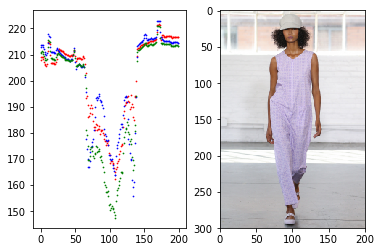
#> input picture img/avgs-color-cols-1.png, 381 x 252 px
$ python -i CompositeMask1215.py   (imports and definitions only)   (older library calls are emulated)
#> lines starting #> are read from the running program, lines starting #| are printed output that depends on the picture
import matplotlib.pyplot as plt
import numpy as np
import cv2
import os
import random
from sklearn.cluster import KMeans
import utils

path_to_opencv = '/Users/claremariemyers/Desktop/triage/opencv/'

def rgb_to_bgr(image):
    r, g, b = cv2.split(image)
    return cv2.merge((b, g, r))

def bgr_to_rgb(image):
    b, g, r = cv2.split(image)
    return cv2.merge((r, g, b))


# [73 lines left out: functions get_background_one_image, avg_each_color, find_skin_palette, find_face, not called in this run]


class CompositeMask():
    def __init__(self, path, bg_threshold = 0.4, face_threshold = 0.1, \
                    num_bg_colors = 16, num_face_colors = 8):
        #resize image to 200x300
        self.load_and_resize_image(path)
        #sample from the background to get a background palette
        bg_pal = self.get_background_one_image(path, num_bg_colors)
        #change these colors to bgr
        self.bg_color_list = [[c[2], c[1], c[0]] for c in bg_pal]
        #set threshold for subtracting background colors
        self.bg_threshold = bg_threshold
        #make background masks
        self.make_many_masks_bg()
        #add all background masks together
        self.bg_composite_mask = sum(self.bg_masks)
        #lay mask over original image
        self.make_first_masked_image()

        #get the face palette
        self.face, face_pal = self.find_skin_palette(path, path_to_opencv,\
                                                    num_face_colors)
        #change the colors to bgr
        self.face_color_list = [[c[2], c[1], c[0]] for c in face_pal]
        #set the face threshold
        self.face_threshold = face_threshold
        self.make_many_masks_face()

        self.face_composite_mask = sum(self.face_masks)
        self.full_composite_mask = self.bg_composite_mask + \
                                            self.face_composite_mask

        self.get_contours()

    def load_and_resize_image(self, path):
#> called with path = '../img/avgs-color-cols-1.png'
        im = plt.imread(path)
#> im is the input picture: shape (252, 381, 4) float32; mean R, G, B, A 0.888, 0.879, 0.887, 0.694
        size = im.shape
#> size = (252, 381, 4)
        r = 200.0 / im.shape[1]
#> r = 0.525
        dim = (200, int(im.shape[0] * r))
#> dim = (200, 132)
        resized = cv2.resize(im, dim, interpolation = cv2.INTER_AREA)
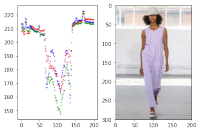
#> resized: shape (132, 200, 4) float32; mean R, G, B, A 0.888, 0.879, 0.887, 0.694; transparent parts drawn white
        im = rgb_to_bgr(resized)
        self.image = im

    # [189 lines left out: functions get_background_one_image, avg_each_color, find_skin_palette, find_face, make_mask_bg, make_mask_face and 10 more, not called in this run]

#> (the run stopped early here; a loop or call above may not have finished)

$ run again, on img/avgs-color-cols-2.png
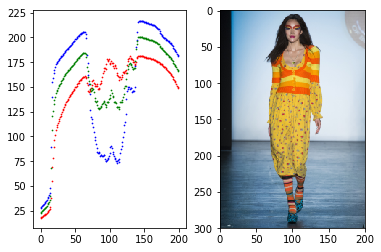
#> input picture img/avgs-color-cols-2.png, 381 x 252 px
#> in load_and_resize_image, im is the input picture: shape (252, 381, 4) float32; mean R, G, B, A 0.82, 0.827, 0.826, 0.694
#> in load_and_resize_image, `resized = cv2.resize(im, dim, interpolation = cv2.INTER_AREA)`:
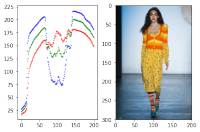
#> resized: shape (132, 200, 4) float32; mean R, G, B, A 0.82, 0.827, 0.825, 0.694; transparent parts drawn white

$ run again, on img/avgs-color-rows-1.png
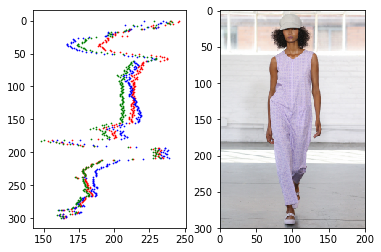
#> input picture img/avgs-color-rows-1.png, 381 x 252 px
#> in load_and_resize_image, im is the input picture: shape (252, 381, 4) float32; mean R, G, B, A 0.884, 0.875, 0.884, 0.693
#> in load_and_resize_image, `resized = cv2.resize(im, dim, interpolation = cv2.INTER_AREA)`:
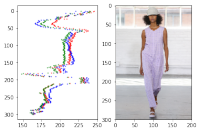
#> resized: shape (132, 200, 4) float32; mean R, G, B, A 0.884, 0.875, 0.884, 0.693; transparent parts drawn white

$ run again, on img/avgs-color-rows-2.png
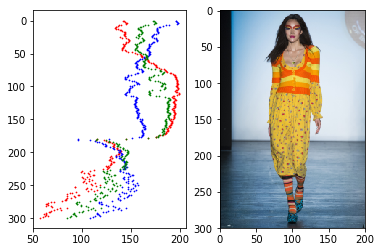
#> input picture img/avgs-color-rows-2.png, 381 x 252 px
#> in load_and_resize_image, im is the input picture: shape (252, 381, 4) float32; mean R, G, B, A 0.818, 0.825, 0.824, 0.693
#> in load_and_resize_image, `resized = cv2.resize(im, dim, interpolation = cv2.INTER_AREA)`:
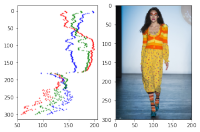
#> resized: shape (132, 200, 4) float32; mean R, G, B, A 0.818, 0.824, 0.824, 0.693; transparent parts drawn white
